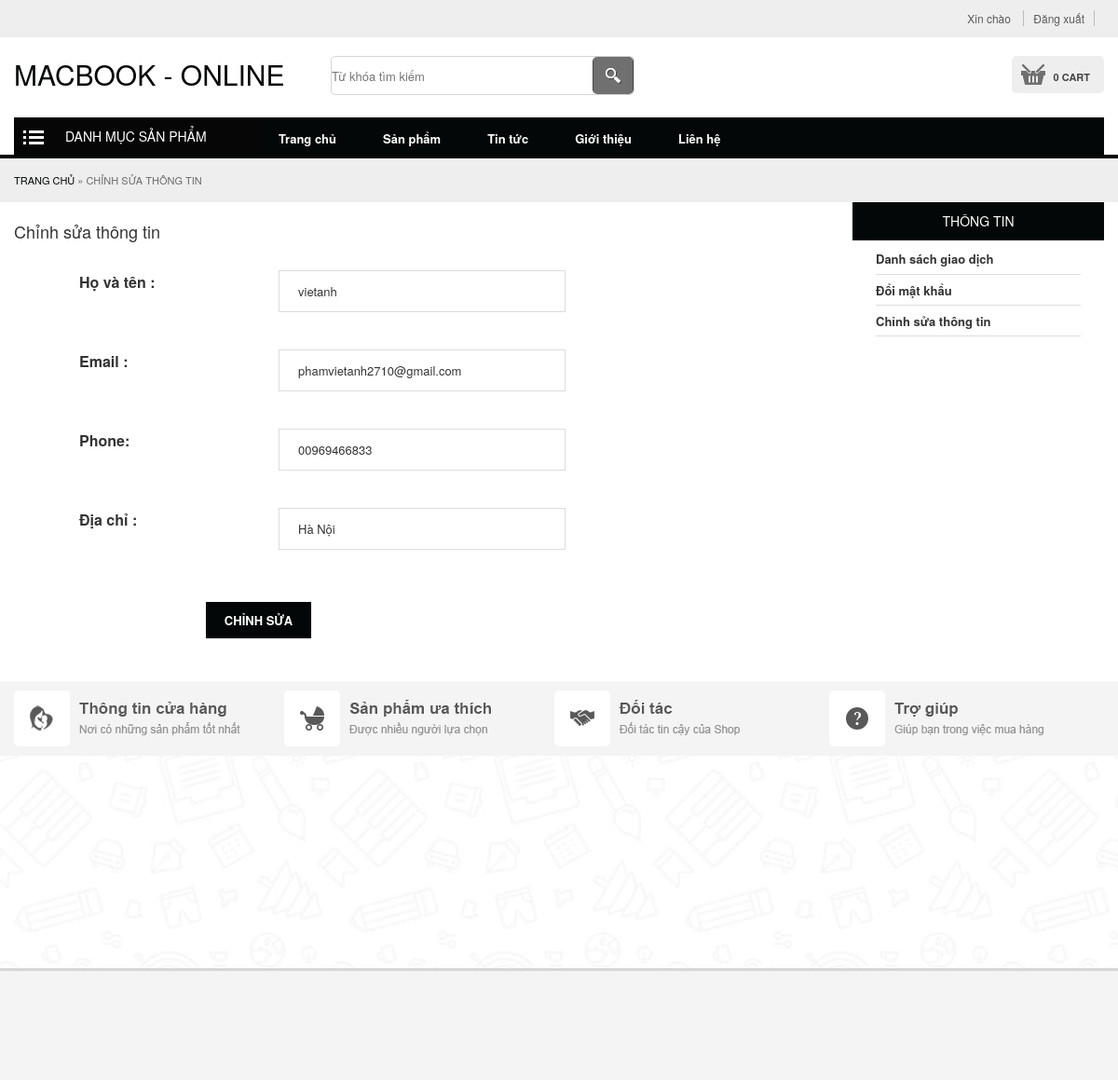
/views/edit_user_info.php (signed in), run on the app's committed database.
### tables this page shows
CREATE TABLE IF NOT EXISTS `user` (
`id` int(11) NOT NULL,
  `role_id` int(11) DEFAULT NULL,
  `name` varchar(200) DEFAULT NULL,
  `email` varchar(100) DEFAULT NULL,
  `password` varchar(200) DEFAULT NULL,
  `phone` varchar(20) DEFAULT NULL,
  `address` varchar(255) DEFAULT NULL,
  `created_at` timestamp NULL DEFAULT CURRENT_TIMESTAMP
);

### Model/My_Model.php (called while the page is built, shortened)
<?php
class My_Model
{
    public $conn;
    public function __construct()
    {
        $this->conn = mysqli_connect("localhost","root","","macbook_online") or die ();
        mysqli_set_charset($this->conn,"utf8");
    }
    public function fetchwhere ($table ,$where)
    {
        $sql = "SELECT * FROM {$table} WHERE ";
        $sql .= $where;
        $result = mysqli_query($this->conn, $sql) or die("Query Error fetch" .mysqli_error($this->conn));
        $data = [];
        if( $result)
        {
            while ($num = mysqli_fetch_assoc($result))
            {
                $data[] = $num;
            }
        }
        return $data;
    }
}
?>

### views/edit_user_info.php (the view, shortened to what this page needs)
<?php
$db = new My_Model();
$user = $db->fetchwhere('user','id = "'.$_SESSION['users']['id'].'"');
?>
<!DOCTYPE html >
<html  lang="vi" xml:lang="vi">
<?php  require_once __DIR__."/teamplate/head.php"; ?>
<body class="single single-products postid-193659 header-image content-sidebar">
<div id="wrap">
    <?php  require_once __DIR__."/teamplate/content-before-header.php"; ?>
    <?php  require_once __DIR__."/teamplate/header.php"; ?>
    <div class="breadcrumb">
        <div class="wrap"><a href="index.php">Trang chủ</a><span class="label">   »   </span>Chỉnh sửa thông tin</div>
    </div>
    <div id="inner">
        <div id="content-sidebar-wrap">
            <div id="content" class="hfeed">
                <div class="post-178485 page type-page status-publish hentry entry">
                    <h1 class="entry-title">Chỉnh sửa thông tin</h1>
                    <form action="" method="post" accept-charset="utf-8" enctype="multipart/form-data">
                        <div class="entry-content">
                            <div class="register">
                                <div class="labels">
                                    <span class="labelx label-default">Họ và tên :</span>
                                </div>
                                <div class="inputs">
                                    <input type="text" value="<?php echo $user[0]['name'] ?>"  name="name" size="40">
                                </div>
                            </div>
                            <div class="register">
                                <div class="labels">
                                    <span class="labelx label-default"> Email :</span>
                                </div>
                                <div class="inputs">
                                    <input type="text" name="email" value="<?php echo $user[0]['email'] ?>" size="40" disabled>
                                </div>
                            </div>
                            <div class="register">
                                <div class="labels">
                                    <span class="labelx label-default">Phone:</span>
                                </div>
                                <div class="inputs">
                                    <input type="text" name="phone" value="<?php echo "0". $user[0]['phone'] ?>" size="40">
                                </div>
                            </div>
                            <div class="register">
                                <div class="labels">
                                    <span class="labelx label-default"> Địa chỉ :</span>
                                </div>
                                <div class="inputs">
                                    <input type="text" value="<?php echo $user[0]['address'] ?> " name="address" size="40">
                                </div>
                            </div>
                            <div class="register">
                                <div class="inputs">
                                    <p class="submit cart-summary" id="sub">
                                        <input class="button" type="submit" value="Chỉnh sửa">
                                    </p>
                                </div>
                            </div>
                        </div>
                    </form>
                </div>
            </div>
            <?php  require_once __DIR__."/teamplate/sidebar-info-user.php"; ?>
        </div>
    </div>
    <?php  require_once __DIR__."/teamplate/footer.php"; ?>
</div>
</body>
</html>

### public/css/style.css (style rules this page uses)
body, h1, h2, h2 a, h2 a:visited, h3, h4, h5, h6, p, select, textarea { color: #333; font-family: "Helvetica Neue", Arial, Helvetica, sans-serif; font-size: 13px; font-weight: 300; line-height: 1.5625; margin: 0; padding: 0; text-decoration: none; }
blockquote, input, select, textarea, .author-box, .bread .sticky, .taxonomy-description, .wp-caption { background-color: white; border: 1px solid #ddd; }
input, label, select, textarea { color: #333; font-family: "Helvetica Neue", Arial, Helvetica, sans-serif; font-size: 13px; font-weight: 300; }
a, a:visited { color: #040707; text-decoration: none; }
body { background-color: #fff; }
#wrap { background-color: #FFF; margin: 0 auto; width: 100%; padding: 0; }
.wrap { margin: 0 auto; width: 1170px; padding: 0; }
#inner { margin: 0 auto; width: 1170px; position: relative; }
.breadcrumb { font-size: 11px; padding: 15px 0px; text-transform: uppercase; color: #6b6b6b; background: #eeeeee; }
.breadcrumb a { font-size: 11px; text-transform: uppercase; color: #040707; }
#content-sidebar-wrap { float: left; width: 750px; }
.content-sidebar #content-sidebar-wrap, .full-width-content #content-sidebar-wrap, .sidebar-content #content-sidebar-wrap { width: 100%; }
#content { float: left; padding: 0; width: 450px; }
.content-sidebar #content { padding-top: 20px; }
.content-sidebar #content, .sidebar-content #content { width: 880px; }
.entry-content { overflow: hidden; }
.entry-content p { margin: 0 0 25px; text-align: justify; }
h1, h2, h2 a, h2 a:visited, h3, h4, h5, h6 { font-family: 'Helvetica Neue', Arial, sans-serif; line-height: 1.25; margin: 0 0 10px; }
h1 { font-size: 18px; }
input[type="button"], input[type="submit"] { background: #040707; border: 1px solid #ccc; cursor: pointer; line-height: 19px; padding: 5px 7px; text-decoration: none; color: white; -webkit-appearance: none; }

### public/css/gsc-style.css (style rules this page uses)
.cart-summary .button { border-width: 1px; border-style: solid; border-color: #fafafa; text-transform: uppercase; display: block; background-color: #040707; text-align: center; font-weight: 700; color: #ffffff; }
.cart-summary .button { padding: 10px 20px; }
p.submit { padding-top: 15px; }

### public/css/styles.css (style rules this page uses)
input[type=text] { width: 50%; padding: 12px 20px; box-sizing: border-box; }

### public/css/fix_menu.css (style rules this page uses)
.register { width: 100%; padding: 20px; margin: auto; }
.labelx { font-size: 16px; font-weight: bold; margin: 50px; }
.labels { width: 30%; float: left; }
.inputs { width: 70%; }
#sub { padding-left: 30%; }

### data on the page
user: name "vietanh", email "phamvietanh2710@gmail.com", phone "00969466833", address "Hà Nội"
